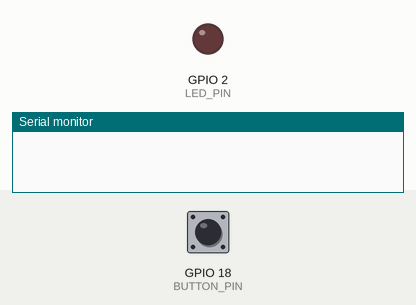
The program below on a simulated ESP32. On the bench: output pins drawn as LEDs (lit = HIGH), the last lines printed to the serial monitor. The inputs (shaded band) are chosen by the test bench; at power-on: GPIO 18 (BUTTON_PIN) HIGH.

Above: at 1.2 s.
1.3 s: GPIO 18 (BUTTON_PIN) pulled LOW for 0.15 s
At 1.37 s:
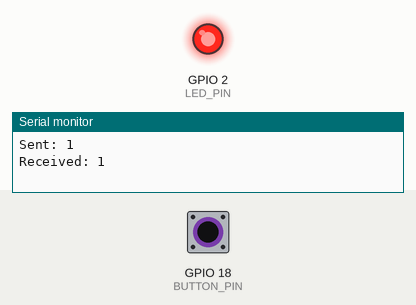
2.9 s: GPIO 18 (BUTTON_PIN) pulled LOW for 3.2 s
At 6.4 s:
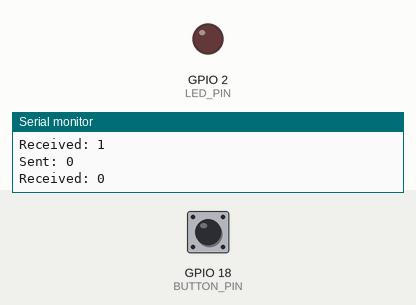
Timing chart, 0 to 7.9 s (numbered marks = the images above; inputs shaded):
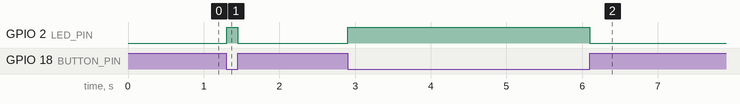

Measured:
- after the input at 1.3 s, GPIO 2 (LED_PIN): LOW → HIGH at once, → LOW 0.15 s later
- after the input at 2.9 s, GPIO 2 (LED_PIN): LOW → HIGH at once, → LOW 3.2 s later

The program:

main.cpp
```cpp
#include <Arduino.h>

#define BUTTON_PIN  18
#define LED_PIN     2

QueueHandle_t buttonQueue;

void buttonTask(void *pvParameters)
{
    int lastState = HIGH;

    while (true)
    {
        int currentState = digitalRead(BUTTON_PIN);

        if (currentState != lastState)
        {
            int value;

            if (currentState == LOW)
            {
                value = 1;
                Serial.println("Sent: 1");
            }
            else
            {
                value = 0;
                Serial.println("Sent: 0");
            }

            xQueueSend(buttonQueue, &value, portMAX_DELAY);
            lastState = currentState;
        }

        vTaskDelay(pdMS_TO_TICKS(50));
    }
}

void ledTask(void *pvParameters)
{
    int receivedValue;

    while (true)
    {
        if (xQueueReceive(buttonQueue, &receivedValue, portMAX_DELAY) == pdTRUE)
        {
            Serial.print("Received: ");
            Serial.println(receivedValue);

            if (receivedValue == 1)
            {
                digitalWrite(LED_PIN, HIGH);
            }
            else
            {
                digitalWrite(LED_PIN, LOW);
            }
        }

        vTaskDelay(pdMS_TO_TICKS(10));
    }
}

void setup()
{
    Serial.begin(115200);

    pinMode(BUTTON_PIN, INPUT_PULLUP);
    pinMode(LED_PIN, OUTPUT);

    buttonQueue = xQueueCreate(10, sizeof(int));

    if (buttonQueue == NULL)
    {
        Serial.println("Queue creation failed");
        while (true);
    }

    xTaskCreate(
        buttonTask,
        "Button Task",
        2048,
        NULL,
        1,
        NULL
    );

    xTaskCreate(
        ledTask,
        "LED Task",
        2048,
        NULL,
        1,
        NULL
    );
}

void loop()
{
}
```
